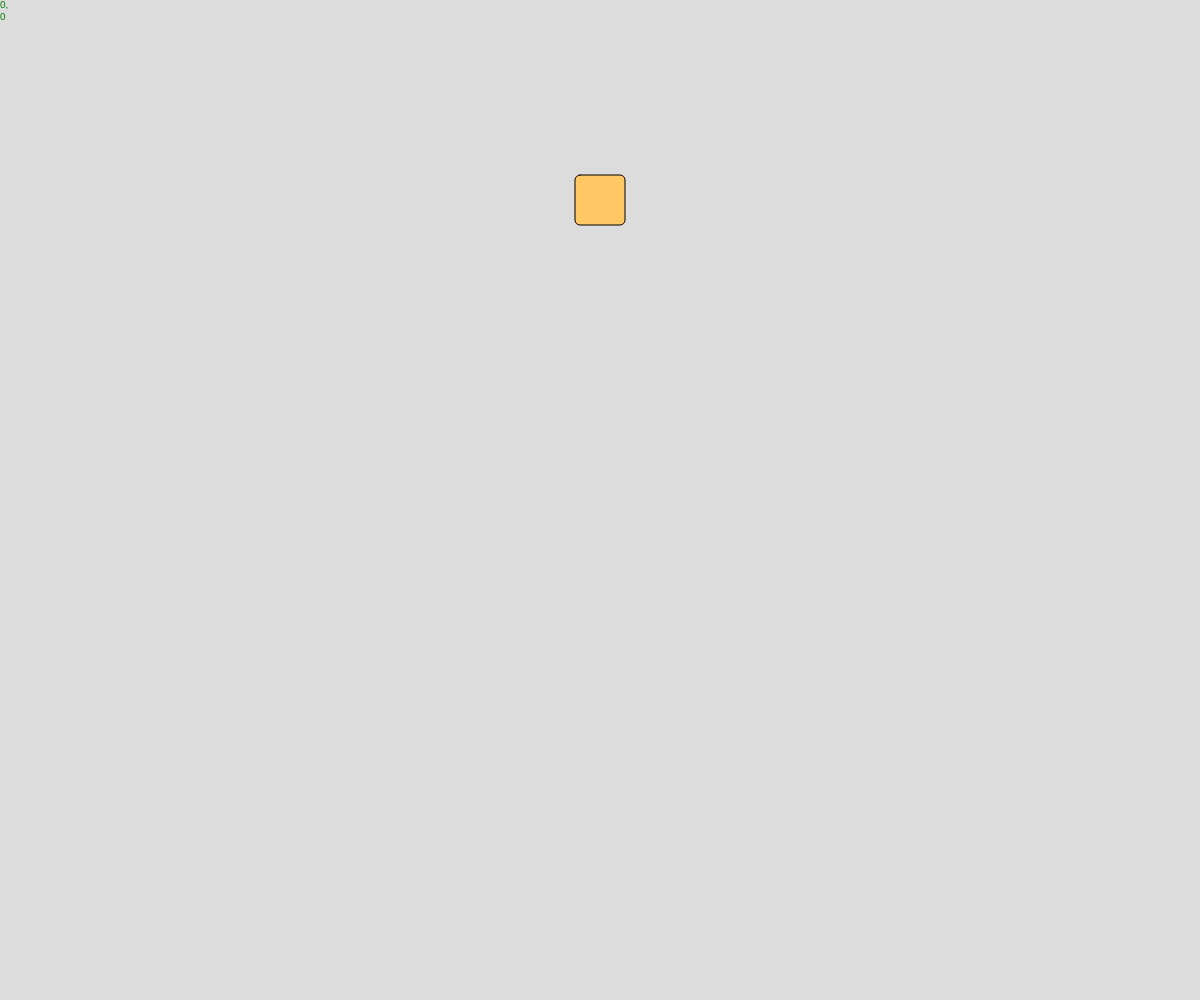
Frame 1 (no input)
Frame 60 (no input): identical to frame 1, image omitted
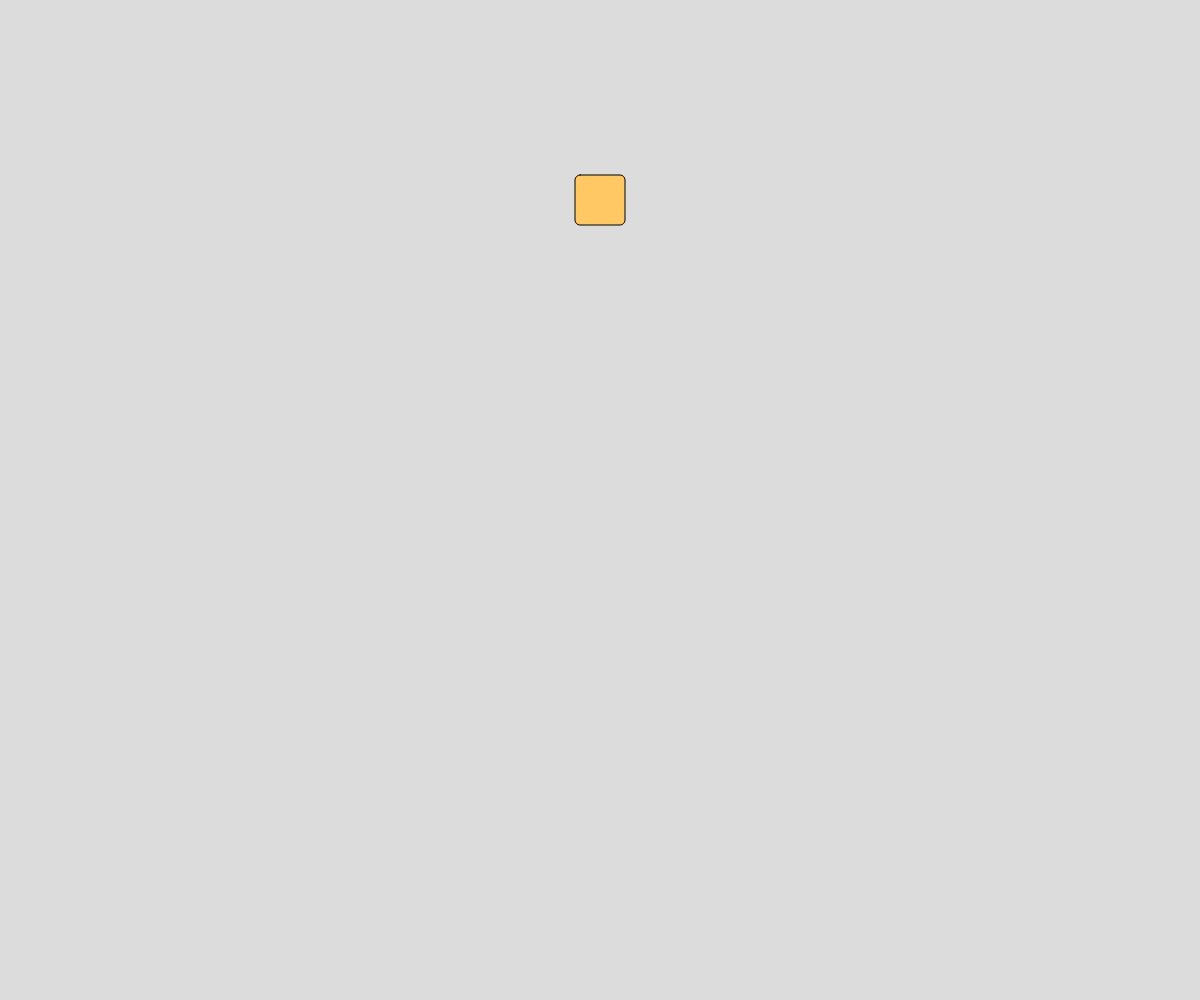
Frame 120 (the mouse pressed at the canvas centre since frame 60)

The p5.js sketch that drew these frames (run headless with seeded random() and noise() and a simulated clock; from frame 60 on, the mouse is pressed at the canvas centre):

// p5.js sketch
// ── sketch.js
// User Events
// Maheen Shahid
// Feb 7, 205
//
// Extra for Experts:
// - describe what you did to take this project "above and beyond"


//Global Variable Declarations
// Define your globals here.
// You can old store simple/primitive data
// at this point. (no system variable)
let tSize = 10;
let x;  //declaration only

function setup() {
  //runs once, right at the start
  createCanvas(windowWidth, windowHeight);
  x = width/2; //initialization
  rectMode(CENTER);
}

function draw() {
  //runs over and over, running 60 fps
  background(220);
  //print("Current Frame: "+ frameCount);  //console.log
  
  //-------Mouse Section------
  fill("green");  //fill/stroke can use color strings
  textSize(tSize);
  text(mouseX + ", " + mouseY, " " + mouseButton, mouseX, mouseY);

  //--------Keyboard Section --------
  fill (255,200,100);
  square(x, 200, 50, 5);

  if(keyIsDown(LEFT_ARROW)){
    x = x - 5;
    if(x < 0){  // off the edge
      x = width;  //(create a wrap around effect)
      }
  }
  if(keyIsDown(RIGHT_ARROW)){
    x = x + 5;
    if(x > width){
      x = 0;
    }
  }
}
function mousePressed(){
  //this is called Automatically..do NOT call this yourself
  //This is called ONCE PER MOUSE BUTTON PRESS
  tSize = random(5, 100);
}
